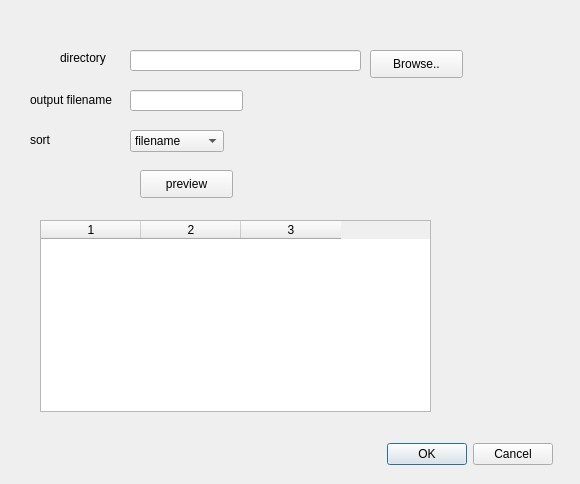
<?xml version="1.0" encoding="UTF-8"?>
<ui version="4.0">
 <class>Dialog</class>
 <widget class="QDialog" name="Dialog">
  <property name="geometry">
   <rect>
    <x>0</x>
    <y>0</y>
    <width>580</width>
    <height>484</height>
   </rect>
  </property>
  <property name="windowTitle">
   <string>Dialog</string>
  </property>
  <property name="locale">
   <locale language="English" country="UnitedStates"/>
  </property>
  <widget class="QLabel" name="label">
   <property name="geometry">
    <rect>
     <x>60</x>
     <y>50</y>
     <width>64</width>
     <height>15</height>
    </rect>
   </property>
   <property name="text">
    <string>directory</string>
   </property>
  </widget>
  <widget class="QLineEdit" name="directoryLabel">
   <property name="geometry">
    <rect>
     <x>130</x>
     <y>50</y>
     <width>231</width>
     <height>21</height>
    </rect>
   </property>
   <property name="readOnly">
    <bool>true</bool>
   </property>
  </widget>
  <widget class="QPushButton" name="BrowseButton">
   <property name="geometry">
    <rect>
     <x>370</x>
     <y>50</y>
     <width>93</width>
     <height>28</height>
    </rect>
   </property>
   <property name="text">
    <string>Browse..</string>
   </property>
  </widget>
  <widget class="QLabel" name="label_2">
   <property name="geometry">
    <rect>
     <x>30</x>
     <y>90</y>
     <width>91</width>
     <height>20</height>
    </rect>
   </property>
   <property name="text">
    <string>output filename</string>
   </property>
  </widget>
  <widget class="QLineEdit" name="lineEdit_2">
   <property name="geometry">
    <rect>
     <x>130</x>
     <y>90</y>
     <width>113</width>
     <height>21</height>
    </rect>
   </property>
  </widget>
  <widget class="QComboBox" name="SortComboBox">
   <property name="geometry">
    <rect>
     <x>130</x>
     <y>130</y>
     <width>94</width>
     <height>22</height>
    </rect>
   </property>
   <item>
    <property name="text">
     <string>filename</string>
    </property>
   </item>
   <item>
    <property name="text">
     <string>modified time</string>
    </property>
   </item>
  </widget>
  <widget class="QLabel" name="label_3">
   <property name="geometry">
    <rect>
     <x>30</x>
     <y>130</y>
     <width>91</width>
     <height>20</height>
    </rect>
   </property>
   <property name="text">
    <string>sort</string>
   </property>
  </widget>
  <widget class="QPushButton" name="PreviewButton">
   <property name="geometry">
    <rect>
     <x>140</x>
     <y>170</y>
     <width>93</width>
     <height>28</height>
    </rect>
   </property>
   <property name="text">
    <string>preview</string>
   </property>
  </widget>
  <widget class="QDialogButtonBox" name="buttonBox">
   <property name="geometry">
    <rect>
     <x>360</x>
     <y>440</y>
     <width>193</width>
     <height>28</height>
    </rect>
   </property>
   <property name="standardButtons">
    <set>QDialogButtonBox::Cancel|QDialogButtonBox::Ok</set>
   </property>
  </widget>
  <widget class="QTableWidget" name="tableWidget">
   <property name="geometry">
    <rect>
     <x>40</x>
     <y>220</y>
     <width>391</width>
     <height>192</height>
    </rect>
   </property>
   <property name="columnCount">
    <number>3</number>
   </property>
   <attribute name="horizontalHeaderCascadingSectionResizes">
    <bool>false</bool>
   </attribute>
   <column/>
   <column/>
   <column/>
  </widget>
 </widget>
 <resources/>
 <connections/>
</ui>
